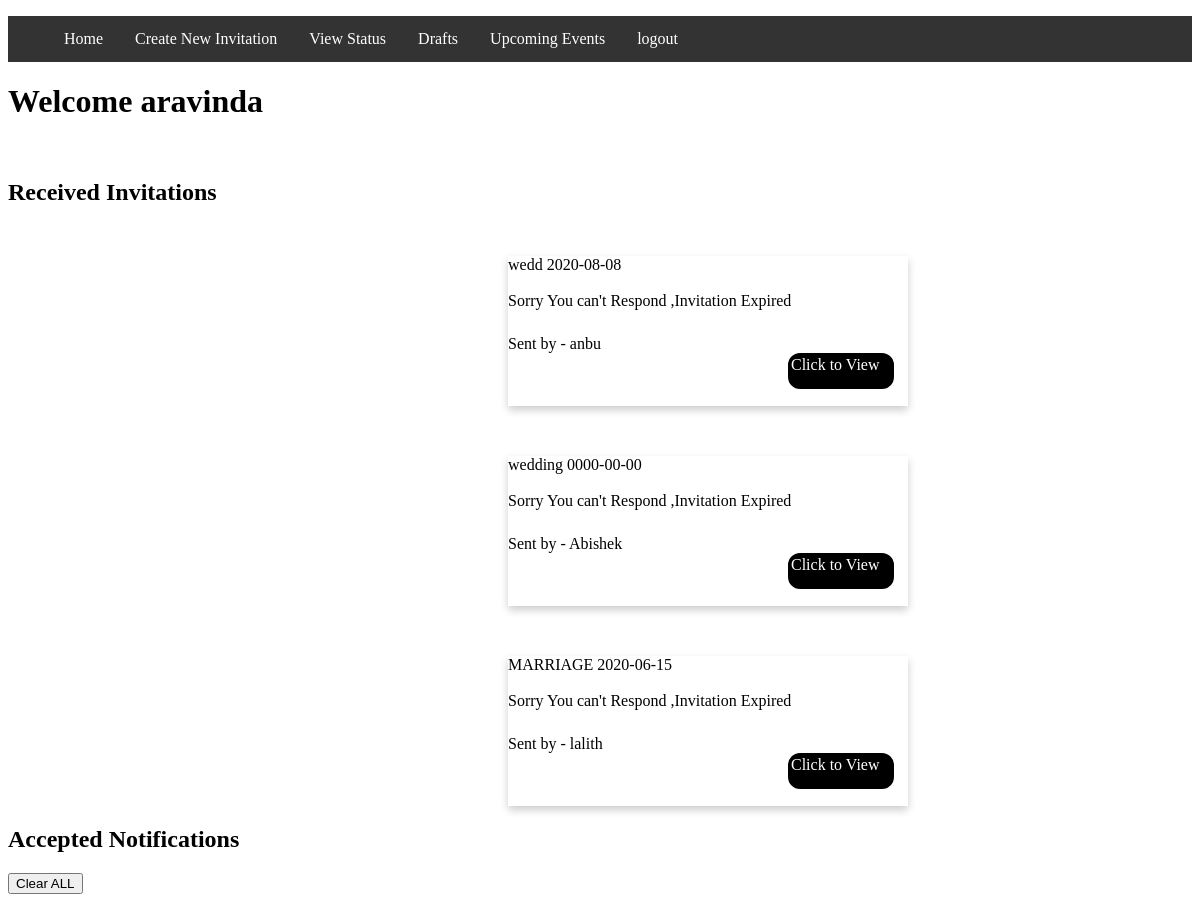
Page /openpage.php (signed in) on the committed database.
### tables this page shows
CREATE TABLE `userinfo` (
  `ID` int(100) NOT NULL,
  `Name` varchar(255) NOT NULL,
  `Email` varchar(255) NOT NULL,
  `password` varchar(255) NOT NULL
);

CREATE TABLE `invitation_status` (
  `Id` int(11) NOT NULL,
  `Send_id` int(11) NOT NULL,
  `Rec_UId` int(11) NOT NULL,
  `Acc_Rej` int(11) NOT NULL,
  `Response` mediumtext NOT NULL
);

CREATE TABLE `invitationdata` (
  `ID` int(11) NOT NULL,
  `UID` int(11) NOT NULL,
  `Title` text NOT NULL,
  `HeaderContent` mediumtext NOT NULL,
  `FooterContent` mediumtext NOT NULL,
  `Bodycontent` longtext NOT NULL,
  `Date` date NOT NULL,
  `Fstyle` varchar(255) NOT NULL,
  `Color` varchar(255) NOT NULL,
  `DDate` date NOT NULL
);

### openpage.php (the view, shortened to what this page needs)
<?php
$cleardb_url      = parse_url(getenv("CLEARDB_IVORY_URL"));
$cleardb_server   = $cleardb_url["host"];
$cleardb_username = $cleardb_url["user"];
$cleardb_password = $cleardb_url["pass"];
$cleardb_db       = substr($cleardb_url["path"],1);
  $conn= mysqli_connect("$cleardb_server","$cleardb_username","$cleardb_password","$cleardb_db");
?>
<!DOCTYPE html>
<html>
<head>
</head>
<body>
<ul>
	<li><a href="openpage.php">Home</a></li>
	<li> <a href="createinvitation.php">Create New Invitation</a></li>
	<li> <a href="allinvitations.php">View Status</a></li>
	<li> <a href="showdraft.php">Drafts</a></li>
	<li> <a href="acceptedinvitations.php">Upcoming Events</a></li>
	<li> <a href="index100.php">logout</a></li>
</ul>
<?php
$login_person = $_SESSION["LoggedUID"];
$query_0="SELECT*  from Userinfo where ID= $login_person ";
$resul=mysqli_query($conn,$query_0);
$username=mysqli_fetch_array($resul,MYSQLI_ASSOC);
echo  nl2br ("<h1> Welcome ".$username["Name"]."\n\n    </h1>  "   )  ;
?><h2>
	Received Invitations
</h2><?php
$queryi="SELECT * from invitation_status where Rec_Uid= '$login_person' ";
$result1=mysqli_query($conn,$queryi);
$ids=mysqli_fetch_all($result1, MYSQLI_ASSOC);
?>
<?php foreach ($ids as $id) { ?>
<?php
if($id["Acc_Rej"]==-1)
{?>
<div class="card">
<?php
$currentinv_id= $id["Id"];
$query2="SELECT * from invitationdata where ID=' $currentinv_id' ";
$result2=mysqli_query($conn,$query2);
$contents=mysqli_fetch_all($result2,MYSQLI_ASSOC);
?>
<?php foreach ($contents as $content)
$curr_date=date("Y-m-d");
echo $content["Title"]."  ".$content["Date"];
$user_id=$content["UID"];
?> <br><?php
$query3="SELECT * from Userinfo where ID='$user_id'";
$result3=mysqli_query($conn,$query3);
$senders=mysqli_fetch_all($result3,MYSQLI_ASSOC);
if($curr_date< $content["DDate"])
{
echo nl2br("\nRespond Before   -").$content["DDate"];
}
else if( $curr_date==$content["DDate"])
{
	echo nl2br("\n Today is the Last day to Respond ");
}
else if($curr_date> $content["DDate"])
{
	echo nl2br("\n Sorry You can't Respond ,Invitation Expired ");
	$sqld="DELETE FROM invitationdata WHERE ID=$currentinv_id";
	$sqld2="DELETE FROM invitation_status WHERE Id= $currentinv_id";
	$conn->query($sqld) ;
	$conn->query($sqld2);
}
foreach ($senders as $sender) {
?>
<div class="content">
<?php
echo "Sent by  - " .$sender["Name"];
}
?>
<div class="viewclick">
<a href="showinvitation.php?ID=<?php echo $currentinv_id ;?>">
Click to View
</a>
</div>
</div>
</div>
<?php } }?>
<h2> Accepted Notifications</h2>
<button class="clear button" onclick="remove()">
	Clear ALL
</button>
</body>
</html>

### openpage.php (style rules this page uses)
ul { list-style-type: none; overflow: hidden; background-color: #333; }
li { float: left; }
li a { display: block; color: white; text-align: center; padding: 14px 16px; text-decoration: none; }
.card { box-shadow: 0 4px 8px 0 rgba(0,0,0,0.2); height:150px; width:400px; margin-top: 50px; margin-left: 500px; }
.content { padding-top: 25px; }
.viewclick { background-color: #000; text-decoration-color: "white"; height: 30px; width: 100px; border-radius: 12px; border-style: solid; margin-left: 280px; }
a { text-decoration: none; color: white; }

### rows in the picture
userinfo: Name "Welcome aravinda"
invitation_status: invitationdata.Title "wedd", invitationdata.Date "2020-08-08"
userinfo: Name "anbu"
invitation_status: invitationdata.Title "wedding", invitationdata.Date "0000-00-00"
userinfo: Name "Abishek"
invitation_status: invitationdata.Title "MARRIAGE", invitationdata.Date "2020-06-15"
userinfo: Name "lalith"
